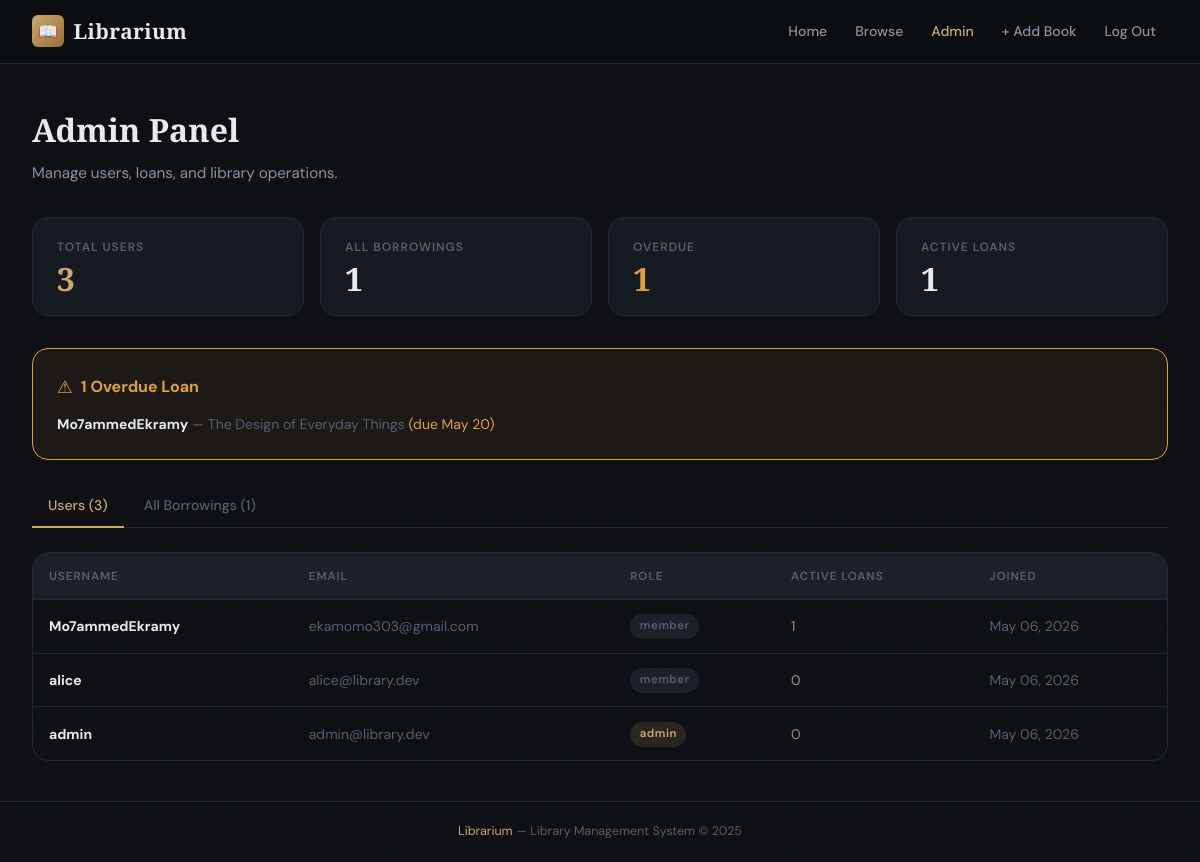
The page /admin (signed in) on the database as committed earlier.
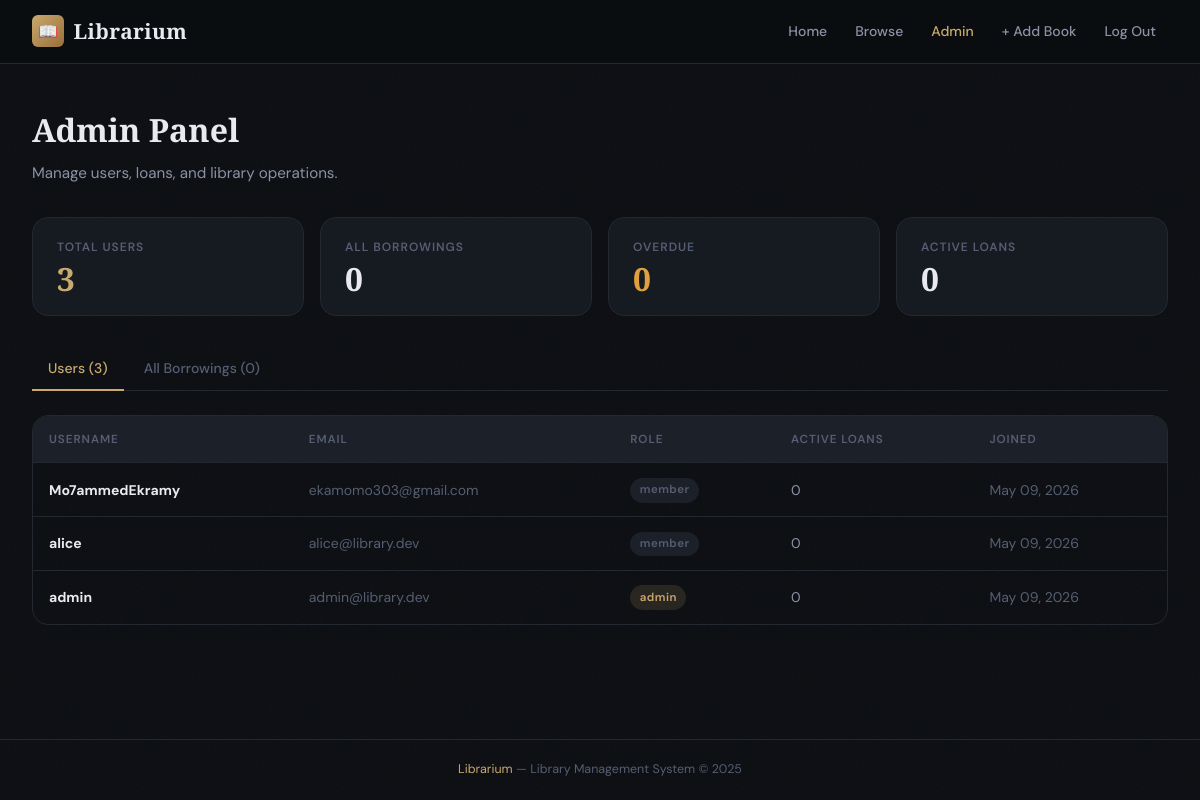
The same page on the database as committed later.
### models.py (models this page shows, shortened)
class Borrowing(db.Model):
    __tablename__ = "borrowings"
    id = db.Column(db.Integer, primary_key=True)
    user_id = db.Column(db.Integer, db.ForeignKey("users.id"), nullable=False, index=True)
    book_id = db.Column(db.Integer, db.ForeignKey("books.id"), nullable=False, index=True)
    borrow_date = db.Column(db.DateTime, default=datetime.utcnow, nullable=False)
    due_date = db.Column(db.DateTime, nullable=True)
    return_date = db.Column(db.DateTime, nullable=True)
    status = db.Column(db.String(20), default="borrowed", nullable=False)  # 'borrowed' | 'returned' | 'overdue'
    @property
    def is_overdue(self):
        if self.status == "borrowed" and self.due_date:
            return datetime.utcnow() > self.due_date
        return False

class User(db.Model):
    __tablename__ = "users"
    id = db.Column(db.Integer, primary_key=True)
    username = db.Column(db.String(80), unique=True, nullable=False, index=True)
    email = db.Column(db.String(120), unique=True, nullable=False, index=True)
    password_hash = db.Column(db.String(256), nullable=False)
    role = db.Column(db.String(20), nullable=False, default="member")  # 'admin' | 'member'
    created_at = db.Column(db.DateTime, default=datetime.utcnow)
    borrowings = db.relationship("Borrowing", backref="user", lazy="dynamic")
    @property
    def is_admin(self):
        return self.role == "admin"
    @property
    def active_borrowings_count(self):
        return self.borrowings.filter_by(status="borrowed").count()

class Book(db.Model):
    __tablename__ = "books"
    id = db.Column(db.Integer, primary_key=True)
    title = db.Column(db.String(200), nullable=False)
    author = db.Column(db.String(150), nullable=False)
    isbn = db.Column(db.String(20), unique=True, nullable=False, index=True)
    genre = db.Column(db.String(80), nullable=True)
    description = db.Column(db.Text, nullable=True)
    availability_status = db.Column(db.Boolean, default=True, nullable=False)  # True = available
    added_at = db.Column(db.DateTime, default=datetime.utcnow)
    borrowings = db.relationship("Borrowing", backref="book", lazy="dynamic")

### routes.py (the view)
@main.route("/admin")
@admin_required
def admin_panel():
    users = User.query.order_by(User.created_at.desc()).all()
    all_borrowings = (
        Borrowing.query
        .join(User).join(Book)
        .order_by(Borrowing.borrow_date.desc())
        .all()
    )
    overdue = [b for b in all_borrowings if b.is_overdue]
    return render_template("admin.html", users=users, all_borrowings=all_borrowings, overdue=overdue, now=datetime.utcnow())

### routes.py (called while the page is built)
def admin_required(f):
    @wraps(f)
    def decorated(*args, **kwargs):
        if "user_id" not in session:
            flash("Please log in to continue.", "warning")
            return redirect(url_for("main.login"))
        user = User.query.get(session["user_id"])
        if not user or not user.is_admin:
            flash("Administrator access required.", "danger")
            return redirect(url_for("main.dashboard"))
        return f(*args, **kwargs)
    return decorated

def current_user():
    if "user_id" in session:
        return User.query.get(session["user_id"])
    return None

@main.context_processor
def inject_user():
    return {"current_user": current_user()}

### templates/admin.html (shortened to what this page needs)
{% extends "base.html" %}
{% block content %}
<div class="page-header">
  <h1>Admin Panel</h1>
  <p>Manage users, loans, and library operations.</p>
</div>
<div class="stats-grid" style="grid-template-columns:repeat(auto-fit,minmax(160px,1fr))">
  <div class="stat-card">
    <span class="stat-label">Total Users</span>
    <span class="stat-value accent">{{ users|length }}</span>
  </div>
  <div class="stat-card">
    <span class="stat-label">All Borrowings</span>
    <span class="stat-value">{{ all_borrowings|length }}</span>
  </div>
  <div class="stat-card">
    <span class="stat-label">Overdue</span>
    <span class="stat-value" style="color:var(--warning)">{{ overdue|length }}</span>
  </div>
  <div class="stat-card">
    <span class="stat-label">Active Loans</span>
    <span class="stat-value">{{ all_borrowings|selectattr('status','equalto','borrowed')|list|length }}</span>
  </div>
</div>
{% if overdue %}
<div class="card" style="border-color:var(--warning);background:rgba(224,160,64,.07);margin-bottom:1.5rem">
  <div class="flex items-center gap-1" style="margin-bottom:.75rem">
    <span style="color:var(--warning);font-size:1.1rem">⚠</span>
    <strong style="color:var(--warning)">{{ overdue|length }} Overdue Loan{{ 's' if overdue|length != 1 }}</strong>
  </div>
  {% for b in overdue %}
    <p class="text-sm text-muted">
      <strong style="color:var(--text-primary)">{{ b.user.username }}</strong> — {{ b.book.title }}
      <span style="color:var(--warning)"> (due {{ b.due_date.strftime('%b %d') }})</span>
    </p>
  {% endfor %}
</div>
{% endif %}
<div class="tabs">
  <a class="tab active" href="#users" onclick="showTab('users',this)">Users ({{ users|length }})</a>
  <a class="tab" href="#loans" onclick="showTab('loans',this)">All Borrowings ({{ all_borrowings|length }})</a>
</div>
<div id="tab-users">
  <div class="table-wrap">
    <table>
      <thead>
        <tr><th>Username</th><th>Email</th><th>Role</th><th>Active Loans</th><th>Joined</th></tr>
      </thead>
      <tbody>
        {% for u in users %}
        <tr>
          <td><strong>{{ u.username }}</strong></td>
          <td class="text-muted">{{ u.email }}</td>
          <td><span class="badge badge-{{ u.role }}">{{ u.role }}</span></td>
          <td>{{ u.active_borrowings_count }}</td>
          <td class="text-muted">{{ u.created_at.strftime('%b %d, %Y') }}</td>
        </tr>
        {% endfor %}
      </tbody>
    </table>
  </div>
</div>
{% endblock %}

Rows that differ between the two databases and show on the page:
removed Borrowing: user.username "Mo7ammedEkramy", book "The Design of Everyday Things", due_date "May 20"
changed User "Mo7ammedEkramy": active_borrowings_count "1" → "0"; created_at "May 06, 2026" → "May 09, 2026"
changed User "alice": created_at "May 06, 2026" → "May 09, 2026"
changed User "admin": created_at "May 06, 2026" → "May 09, 2026"
Other text that changed with them:
{{ all_borrowings|length }}: "1" → "0"
{{ overdue|length }}: "1" → "0"
{{ all_borrowings|selectattr('status','equalto','borrowed')|list|length }}: "1" → "0"
{{ overdue|length }}: "1" → (not shown)
text no longer shown: "⚠ Overdue Loan"
